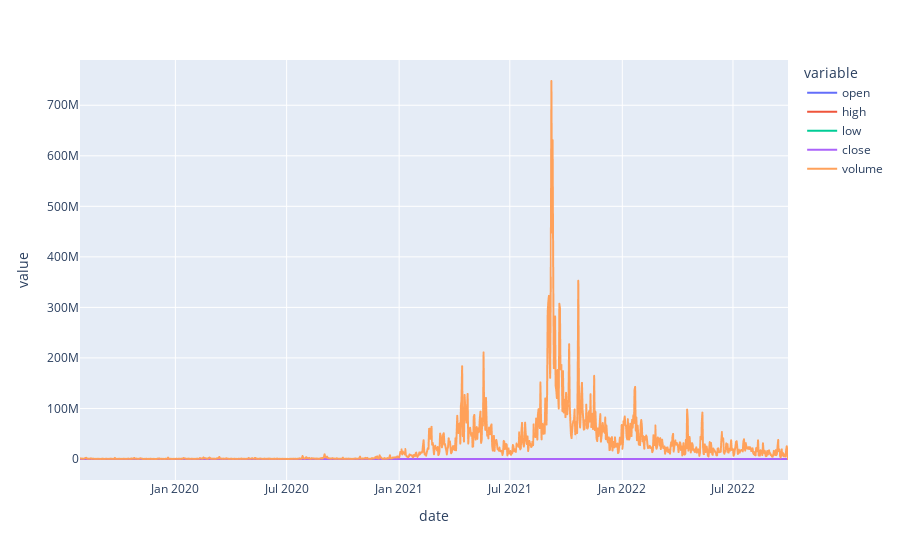

The notebook cell saved with this chart:
### Code cell
#import matplotlib
#import matplotlib.pyplot as plt
#import seaborn as sns
#sns.countplot(x=df_año_2019["date"],data=df_año_2019[['open', 'high', 'low', 'close', 'volume']])

px.line(df_año_2019, x = df_año_2019.index, y = df_año_2019.columns)

### Figure 1 — Plotly figure (JSON) as saved in the notebook; plotly's stock layout.template omitted (floating-point values rounded to 4 significant figures; data arrays with more than 128 entries replaced by an {"elided": "..."} marker saying what was removed)
{"data": [{"hovertemplate": "variable=open<br>date=%{x}<br>value=%{y}<extra></extra>", "legendgroup": "open", "line": {"color": "#636efa", "dash": "solid"}, "marker": {"symbol": "circle"}, "mode": "lines", "name": "open", "showlegend": true, "type": "scattergl", "x": {"elided": "1159 str values"}, "xaxis": "x", "y": {"elided": "1159 float values"}, "yaxis": "y"}, {"hovertemplate": "variable=high<br>date=%{x}<br>value=%{y}<extra></extra>", "legendgroup": "high", "line": {"color": "#EF553B", "dash": "solid"}, "marker": {"symbol": "circle"}, "mode": "lines", "name": "high", "showlegend": true, "type": "scattergl", "x": {"elided": "1159 str values"}, "xaxis": "x", "y": {"elided": "1159 float values"}, "yaxis": "y"}, {"hovertemplate": "variable=low<br>date=%{x}<br>value=%{y}<extra></extra>", "legendgroup": "low", "line": {"color": "#00cc96", "dash": "solid"}, "marker": {"symbol": "circle"}, "mode": "lines", "name": "low", "showlegend": true, "type": "scattergl", "x": {"elided": "1159 str values"}, "xaxis": "x", "y": {"elided": "1159 float values"}, "yaxis": "y"}, {"hovertemplate": "variable=close<br>date=%{x}<br>value=%{y}<extra></extra>", "legendgroup": "close", "line": {"color": "#ab63fa", "dash": "solid"}, "marker": {"symbol": "circle"}, "mode": "lines", "name": "close", "showlegend": true, "type": "scattergl", "x": {"elided": "1159 str values"}, "xaxis": "x", "y": {"elided": "1159 float values"}, "yaxis": "y"}, {"hovertemplate": "variable=volume<br>date=%{x}<br>value=%{y}<extra></extra>", "legendgroup": "volume", "line": {"color": "#FFA15A", "dash": "solid"}, "marker": {"symbol": "circle"}, "mode": "lines", "name": "volume", "showlegend": true, "type": "scattergl", "x": {"elided": "1159 str values"}, "xaxis": "x", "y": {"elided": "1159 float values"}, "yaxis": "y"}], "layout": {"legend": {"title": {"text": "variable"}, "tracegroupgap": 0}, "margin": {"t": 60}, "xaxis": {"anchor": "y", "domain": [0, 1], "title": {"text": "date"}}, "yaxis": {"anchor": "x", "domain": [0, 1], "title": {"text": "value"}}}}
